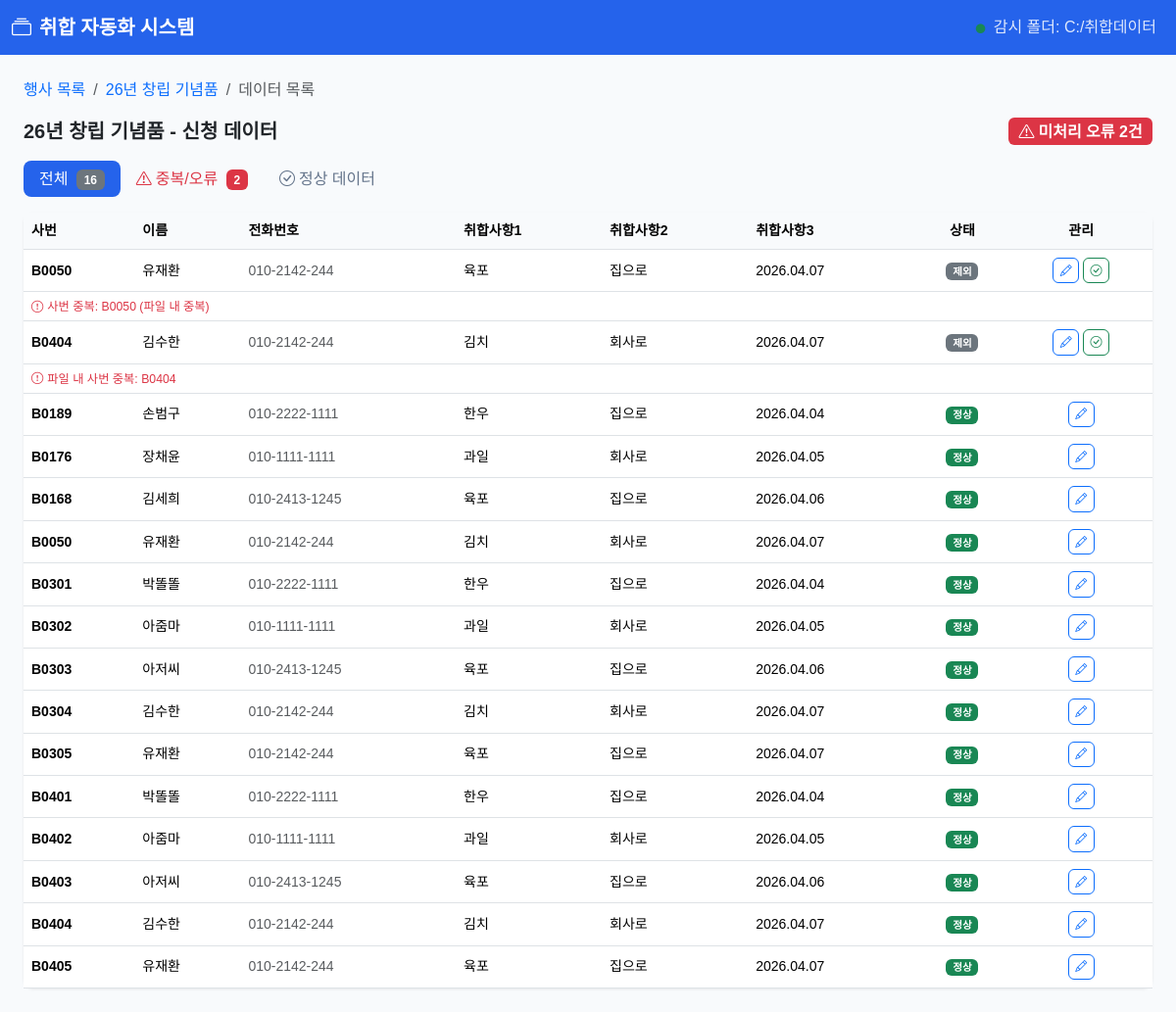
Page /events/1/submissions on the committed database.
### app/models.py (models this page shows)
class Event(Base):
    __tablename__ = "events"
    id = Column(Integer, primary_key=True, index=True)
    name = Column(String(200), nullable=False, comment="행사명")
    description = Column(Text, nullable=True, comment="행사 설명")
    status = Column(String(20), default="collecting", comment="collecting/closed")
    created_at = Column(DateTime, default=datetime.now)
    closed_at = Column(DateTime, nullable=True)
    submissions = relationship("Submission", back_populates="event", cascade="all, delete-orphan")
    source_files = relationship("SourceFile", back_populates="event", cascade="all, delete-orphan")

class Submission(Base):
    __tablename__ = "submissions"
    id = Column(Integer, primary_key=True, index=True)
    event_id = Column(Integer, ForeignKey("events.id"), nullable=False)
    source_file_id = Column(Integer, ForeignKey("source_files.id"), nullable=True)
    employee_id = Column(String(50), nullable=False, index=True, comment="사번")
    name = Column(String(100), nullable=False, comment="이름")
    phone = Column(String(50), nullable=True, comment="전화번호")
    item1 = Column(String(500), nullable=True, comment="취합사항1")
    item2 = Column(String(500), nullable=True, comment="취합사항2")
    item3 = Column(String(500), nullable=True, comment="취합사항3")
    is_duplicate = Column(Boolean, default=False, comment="사번 중복 여부")
    is_error = Column(Boolean, default=False, comment="오류 여부")
    error_reason = Column(Text, nullable=True, comment="오류 사유")
    is_resolved = Column(Boolean, default=False, comment="오류 해결 여부")
    is_excluded = Column(Boolean, default=False, comment="통계 제외 여부")
    created_at = Column(DateTime, default=datetime.now)
    updated_at = Column(DateTime, default=datetime.now, onupdate=datetime.now)
    event = relationship("Event", back_populates="submissions")
    source_file = relationship("SourceFile", back_populates="submissions")

### app/routers/submissions.py (the view)
@router.get("/events/{event_id}/submissions", response_class=HTMLResponse)
async def list_submissions(
    request: Request,
    event_id: int,
    filter: str = "all",  # all | error | valid
    page: int = 1,
    db: Session = Depends(get_db),
):
    event = db.query(Event).filter(Event.id == event_id).first()
    if not event:
        raise HTTPException(status_code=404)
    query = db.query(Submission).filter(Submission.event_id == event_id)
    if filter == "error":
        query = query.filter(Submission.is_error == True)
    elif filter == "valid":
        query = query.filter(Submission.is_error == False, Submission.is_excluded == False)
    total = query.count()
    submissions = (
        query.order_by(Submission.is_error.desc(), Submission.created_at)
        .offset((page - 1) * PAGE_SIZE)
        .limit(PAGE_SIZE)
        .all()
    )
    total_pages = max(1, (total + PAGE_SIZE - 1) // PAGE_SIZE)
    error_count = db.query(Submission).filter(
        Submission.event_id == event_id, Submission.is_error == True
    ).count()
    unresolved = db.query(Submission).filter(
        Submission.event_id == event_id, Submission.is_error == True, Submission.is_resolved == False
    ).count()
    return templates.TemplateResponse("submissions.html", {
        "request": request,
        "event": event,
        "submissions": submissions,
        "filter": filter,
        "page": page,
        "total": total,
        "total_pages": total_pages,
        "error_count": error_count,
        "unresolved": unresolved,
    })

### templates/submissions.html (shortened to what this page needs)
{% extends "base.html" %}
{% block content %}
<div class="col-12 p-4">
  <nav aria-label="breadcrumb" class="mb-3">
    <ol class="breadcrumb">
      <li class="breadcrumb-item"><a href="/" class="text-decoration-none">행사 목록</a></li>
      <li class="breadcrumb-item"><a href="/events/{{ event.id }}" class="text-decoration-none">{{ event.name }}</a></li>
      <li class="breadcrumb-item active">데이터 목록</li>
    </ol>
  </nav>
  <div class="d-flex justify-content-between align-items-center mb-3 flex-wrap gap-2">
    <h5 class="fw-bold mb-0">{{ event.name }} - 신청 데이터</h5>
    {% if unresolved > 0 %}
    <span class="badge bg-danger fs-6"><i class="bi bi-exclamation-triangle me-1"></i>미처리 오류 {{ unresolved }}건</span>
    {% endif %}
  </div>
  <ul class="nav filter-tabs mb-3">
    <li class="nav-item">
      <a class="nav-link {% if filter == 'all' %}active{% endif %}" href="?filter=all">
        전체 <span class="badge bg-secondary ms-1">{{ total if filter == 'all' else '' }}</span>
      </a>
    </li>
    <li class="nav-item">
      <a class="nav-link {% if filter == 'error' %}active{% endif %} {% if error_count > 0 %}text-danger{% endif %}" href="?filter=error">
        <i class="bi bi-exclamation-triangle me-1"></i>중복/오류
        {% if error_count > 0 %}<span class="badge bg-danger ms-1">{{ error_count }}</span>{% endif %}
      </a>
    </li>
    <li class="nav-item">
      <a class="nav-link {% if filter == 'valid' %}active{% endif %}" href="?filter=valid">
        <i class="bi bi-check-circle me-1"></i>정상 데이터
      </a>
    </li>
  </ul>
  <div class="card">
    <div class="card-body p-0">
      {% if submissions %}
      <div class="table-responsive">
        <table class="table table-hover mb-0">
          <thead>
            <tr>
              <th>사번</th>
              <th>이름</th>
              <th>전화번호</th>
              <th>취합사항1</th>
              <th>취합사항2</th>
              <th>취합사항3</th>
              <th class="text-center">상태</th>
              <th class="text-center">관리</th>
            </tr>
          </thead>
          <tbody>
            {% for sub in submissions %}
            <tr class="{% if sub.is_error %}error-row{% endif %}">
              <td class="fw-semibold">{{ sub.employee_id }}</td>
              <td>{{ sub.name }}</td>
              <td class="text-muted small">{{ sub.phone or '-' }}</td>
              <td>{{ sub.item1 or '-' }}</td>
              <td>{{ sub.item2 or '-' }}</td>
              <td>{{ sub.item3 or '-' }}</td>
              <td class="text-center">
                {% if sub.is_excluded %}
                  <span class="badge bg-secondary" title="통계 제외">제외</span>
                {% elif sub.is_error %}
                  <span class="badge bg-danger" title="{{ sub.error_reason }}">
                    {% if sub.is_duplicate %}중복{% else %}오류{% endif %}
                  </span>
                {% else %}
                  <span class="badge bg-success">정상</span>
                {% endif %}
              </td>
              <td class="text-center">
                <div class="d-flex gap-1 justify-content-center">
                  <a href="/submissions/{{ sub.id }}/edit" class="btn btn-xs btn-outline-primary" title="수정">
                    <i class="bi bi-pencil"></i>
                  </a>
                  {% if sub.is_error and not sub.is_excluded %}
                  <form method="post" action="/submissions/{{ sub.id }}/exclude"
                        onsubmit="return confirm('이 데이터를 통계에서 제외하시겠습니까?')">
                    <button class="btn btn-xs btn-outline-danger" title="통계 제외">
                      <i class="bi bi-x-circle"></i>
                    </button>
                  </form>
                  {% elif sub.is_excluded %}
                  <form method="post" action="/submissions/{{ sub.id }}/include"
                        onsubmit="return confirm('이 데이터를 통계에 다시 포함하시겠습니까?')">
                    <button class="btn btn-xs btn-outline-success" title="통계 포함">
                      <i class="bi bi-check-circle"></i>
                    </button>
                  </form>
                  {% endif %}
                </div>
              </td>
            </tr>
            {% if sub.is_error and sub.error_reason %}
            <tr class="error-row">
              <td colspan="8" class="py-1">
                <small class="text-danger"><i class="bi bi-exclamation-circle me-1"></i>{{ sub.error_reason }}</small>
              </td>
            </tr>
            {% endif %}
            {% endfor %}
          </tbody>
        </table>
      </div>
      {% else %}
      <div class="text-center py-5 text-muted">
        <i class="bi bi-inbox fs-3"></i>
        <p class="mt-2">해당 조건의 데이터가 없습니다.</p>
      </div>
      {% endif %}
    </div>
  </div>
</div>
{% endblock %}

### templates/base.html (shortened to what this page needs)
<!DOCTYPE html>
<html lang="ko">
<head>
    <link href="https://cdn.jsdelivr.net/npm/bootstrap@5.3.2/dist/css/bootstrap.min.css" rel="stylesheet">
    <link href="https://cdn.jsdelivr.net/npm/bootstrap-icons@1.11.3/font/bootstrap-icons.min.css" rel="stylesheet">
</head>
<body>
<nav class="navbar navbar-expand-lg">
    <div class="container-fluid">
        <a class="navbar-brand" href="/"><i class="bi bi-collection me-2"></i>취합 자동화 시스템</a>
        <div class="navbar-nav ms-auto">
            <span class="nav-link">
                <i class="bi bi-circle-fill text-success me-1" style="font-size:.6rem"></i>
                감시 폴더: C:/취합데이터
            </span>
        </div>
    </div>
</nav>
<div class="container-fluid">
    <div class="row">
        {% block content %}{% endblock %}
    </div>
</div>
</body>
</html>

### templates/base.html (style rules this page uses)
:root { --primary: #2563eb; --primary-dark: #1d4ed8; --success: #16a34a; --danger: #dc2626; --warning: #d97706; }
body { background: #f8fafc; font-family: 'Malgun Gothic', sans-serif; }
.navbar { background: var(--primary) !important; }
.navbar-brand { font-weight: 700; font-size: 1.25rem; color: #fff !important; }
.navbar .nav-link { color: rgba(255,255,255,.85) !important; }
.card { border: none; box-shadow: 0 1px 3px rgba(0,0,0,.08); border-radius: 10px; }
.table th { background: #f8fafc; font-weight: 600; font-size: .875rem; }
.table td { vertical-align: middle; font-size: .875rem; }
.error-row { background: #fff5f5 !important; }
.filter-tabs .nav-link { color: #64748b; border-radius: 8px; padding: .4rem 1rem; }
.filter-tabs .nav-link.active { background: var(--primary); color: #fff; }

### templates/submissions.html (style rules this page uses)
.btn-xs { padding: .2rem .4rem; font-size: .75rem; }

### rows in the picture
Event: name "26년 창립 기념품"
Submission: employee_id "B0050", name "유재환", phone "010-2142-244", item1 "육포", item2 "집으로", item3 "2026.04.07", is_excluded "제외", error_reason "사번 중복: B0050 (파일 내 중복)"
Submission: employee_id "B0404", name "김수한", phone "010-2142-244", item1 "김치", item2 "회사로", item3 "2026.04.07", is_excluded "제외", error_reason "파일 내 사번 중복: B0404"
Submission: employee_id "B0189", name "손범구", phone "010-2222-1111", item1 "한우", item2 "집으로", item3 "2026.04.04", is_excluded "정상"
Submission: employee_id "B0176", name "장채윤", phone "010-1111-1111", item1 "과일", item2 "회사로", item3 "2026.04.05", is_excluded "정상"
Submission: employee_id "B0168", name "김세희", phone "010-2413-1245", item1 "육포", item2 "집으로", item3 "2026.04.06", is_excluded "정상"
Submission: employee_id "B0050", name "유재환", phone "010-2142-244", item1 "김치", item2 "회사로", item3 "2026.04.07", is_excluded "정상"
Submission: employee_id "B0301", name "박똘똘", phone "010-2222-1111", item1 "한우", item2 "집으로", item3 "2026.04.04", is_excluded "정상"
Submission: employee_id "B0302", name "아줌마", phone "010-1111-1111", item1 "과일", item2 "회사로", item3 "2026.04.05", is_excluded "정상"
Submission: employee_id "B0303", name "아저씨", phone "010-2413-1245", item1 "육포", item2 "집으로", item3 "2026.04.06", is_excluded "정상"
Submission: employee_id "B0304", name "김수한", phone "010-2142-244", item1 "김치", item2 "회사로", item3 "2026.04.07", is_excluded "정상"
Submission: employee_id "B0305", name "유재환", phone "010-2142-244", item1 "육포", item2 "집으로", item3 "2026.04.07", is_excluded "정상"
Submission: employee_id "B0401", name "박똘똘", phone "010-2222-1111", item1 "한우", item2 "집으로", item3 "2026.04.04", is_excluded "정상"
Submission: employee_id "B0402", name "아줌마", phone "010-1111-1111", item1 "과일", item2 "회사로", item3 "2026.04.05", is_excluded "정상"
Submission: employee_id "B0403", name "아저씨", phone "010-2413-1245", item1 "육포", item2 "집으로", item3 "2026.04.06", is_excluded "정상"
Submission: employee_id "B0404", name "김수한", phone "010-2142-244", item1 "김치", item2 "회사로", item3 "2026.04.07", is_excluded "정상"
Submission: employee_id "B0405", name "유재환", phone "010-2142-244", item1 "육포", item2 "집으로", item3 "2026.04.07", is_excluded "정상"

### other values in the picture
{{ unresolved }} "2"
{{ total if filter == 'all' else '' }} "16"
{{ error_count }} "2"
